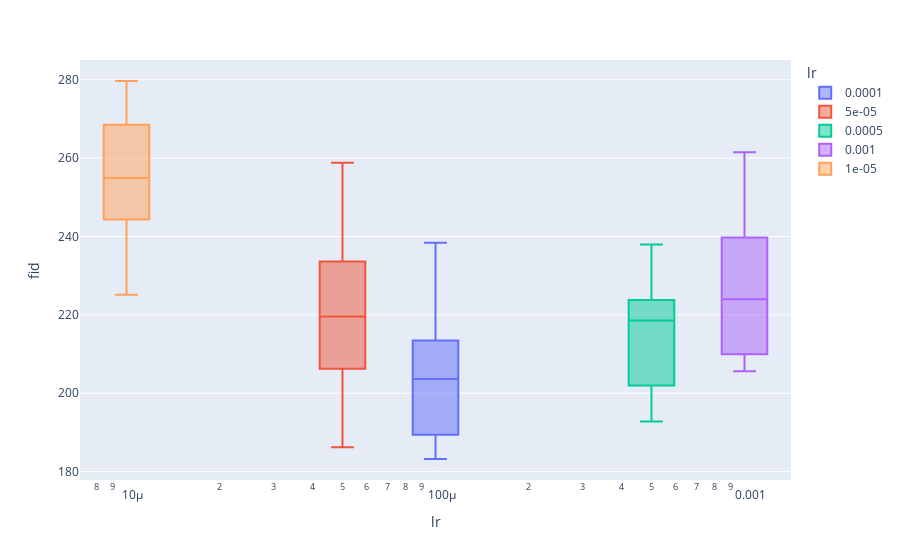

The notebook cell saved with this chart:
### Code cell
px.box(df_clean, x='lr', y='fid', boxmode="overlay", log_x=True, color='lr')

### Figure 1 — Plotly figure (JSON) as saved in the notebook; plotly's stock layout.template omitted (floating-point values rounded to 4 significant figures)
{"data": [{"alignmentgroup": "True", "hoverlabel": {"namelength": 0}, "hovertemplate": "lr=%{x}<br>fid=%{y}", "legendgroup": "0.0001", "marker": {"color": "#636efa"}, "name": "0.0001", "notched": false, "offsetgroup": "0.0001", "orientation": "v", "showlegend": true, "type": "box", "x": ["0.0001", "0.0001", "0.0001", "0.0001", "0.0001", "0.0001", "0.0001", "0.0001", "0.0001", "0.0001", "0.0001", "0.0001", "0.0001", "0.0001", "0.0001", "0.0001", "0.0001", "0.0001", "0.0001", "0.0001", "0.0001", "0.0001", "0.0001", "0.0001", "0.0001", "0.0001", "0.0001"], "x0": " ", "xaxis": "x", "y": [183.2, 183.9, 184.9, 185.6, 188.3, 189.2, 189.2, 190.0, 191.2, 194.2, 197.5, 199.0, 199.4, 203.6, 203.7, 207.8, 208.3, 208.4, 209.6, 211.9, 214.0, 215.1, 215.1, 216.7, 221.6, 227.0, 238.4], "y0": " ", "yaxis": "y"}, {"alignmentgroup": "True", "hoverlabel": {"namelength": 0}, "hovertemplate": "lr=%{x}<br>fid=%{y}", "legendgroup": "5e-05", "marker": {"color": "#EF553B"}, "name": "5e-05", "notched": false, "offsetgroup": "5e-05", "orientation": "v", "showlegend": true, "type": "box", "x": ["5e-05", "5e-05", "5e-05", "5e-05", "5e-05", "5e-05", "5e-05", "5e-05", "5e-05", "5e-05", "5e-05", "5e-05", "5e-05", "5e-05", "5e-05", "5e-05", "5e-05", "5e-05", "5e-05", "5e-05", "5e-05", "5e-05", "5e-05", "5e-05", "5e-05", "5e-05", "5e-05"], "x0": " ", "xaxis": "x", "y": [186.2, 188.5, 194.1, 194.2, 194.3, 204.2, 205.6, 208.2, 208.4, 211.0, 213.9, 217.7, 218.8, 219.6, 220.8, 221.9, 222.6, 227.1, 230.1, 231.2, 234.5, 235.1, 235.2, 236.7, 250.9, 255.9, 258.8], "y0": " ", "yaxis": "y"}, {"alignmentgroup": "True", "hoverlabel": {"namelength": 0}, "hovertemplate": "lr=%{x}<br>fid=%{y}", "legendgroup": "0.0005", "marker": {"color": "#00cc96"}, "name": "0.0005", "notched": false, "offsetgroup": "0.0005", "orientation": "v", "showlegend": true, "type": "box", "x": ["0.0005", "0.0005", "0.0005", "0.0005", "0.0005", "0.0005", "0.0005", "0.0005", "0.0005", "0.0005", "0.0005", "0.0005", "0.0005", "0.0005", "0.0005", "0.0005", "0.0005", "0.0005", "0.0005", "0.0005", "0.0005", "0.0005", "0.0005", "0.0005", "0.0005", "0.0005", "0.0005"], "x0": " ", "xaxis": "x", "y": [192.8, 196.9, 197.0, 200.1, 200.4, 200.4, 201.6, 203.3, 203.9, 207.6, 209.9, 210.4, 211.2, 218.6, 219.4, 219.5, 221.7, 222.1, 222.7, 223.2, 224.0, 224.1, 227.2, 229.2, 229.5, 234.7, 237.9], "y0": " ", "yaxis": "y"}, {"alignmentgroup": "True", "hoverlabel": {"namelength": 0}, "hovertemplate": "lr=%{x}<br>fid=%{y}", "legendgroup": "0.001", "marker": {"color": "#ab63fa"}, "name": "0.001", "notched": false, "offsetgroup": "0.001", "orientation": "v", "showlegend": true, "type": "box", "x": ["0.001", "0.001", "0.001", "0.001", "0.001", "0.001", "0.001", "0.001", "0.001", "0.001", "0.001", "0.001", "0.001", "0.001", "0.001", "0.001", "0.001", "0.001", "0.001", "0.001", "0.001", "0.001", "0.001", "0.001", "0.001", "0.001", "0.001"], "x0": " ", "xaxis": "x", "y": [205.6, 206.8, 207.0, 207.6, 207.8, 208.2, 209.2, 212.3, 218.6, 219.5, 220.6, 222.4, 223.6, 224.0, 231.1, 233.7, 233.9, 234.9, 235.9, 237.0, 240.7, 241.5, 241.9, 243.4, 247.7, 249.7, 261.5], "y0": " ", "yaxis": "y"}, {"alignmentgroup": "True", "hoverlabel": {"namelength": 0}, "hovertemplate": "lr=%{x}<br>fid=%{y}", "legendgroup": "1e-05", "marker": {"color": "#FFA15A"}, "name": "1e-05", "notched": false, "offsetgroup": "1e-05", "orientation": "v", "showlegend": true, "type": "box", "x": ["1e-05", "1e-05", "1e-05", "1e-05", "1e-05", "1e-05", "1e-05", "1e-05", "1e-05", "1e-05", "1e-05", "1e-05", "1e-05", "1e-05", "1e-05", "1e-05", "1e-05", "1e-05", "1e-05", "1e-05", "1e-05", "1e-05", "1e-05", "1e-05", "1e-05", "1e-05", "1e-05"], "x0": " ", "xaxis": "x", "y": [225.2, 233.2, 233.4, 234.3, 241.2, 241.3, 244.2, 244.8, 245.2, 246.4, 251.3, 251.4, 252.6, 254.9, 258.5, 263.4, 265.3, 265.4, 266.5, 268.5, 268.5, 269.8, 271.9, 273.9, 278.5, 278.6, 279.7], "y0": " ", "yaxis": "y"}], "layout": {"boxmode": "overlay", "legend": {"title": {"text": "lr"}, "tracegroupgap": 0}, "margin": {"t": 60}, "xaxis": {"anchor": "y", "categoryarray": ["0.0001", "5e-05", "0.0005", "0.001", "1e-05"], "categoryorder": "array", "domain": [0, 1], "title": {"text": "lr"}, "type": "log"}, "yaxis": {"anchor": "x", "domain": [0, 1], "title": {"text": "fid"}}}}
